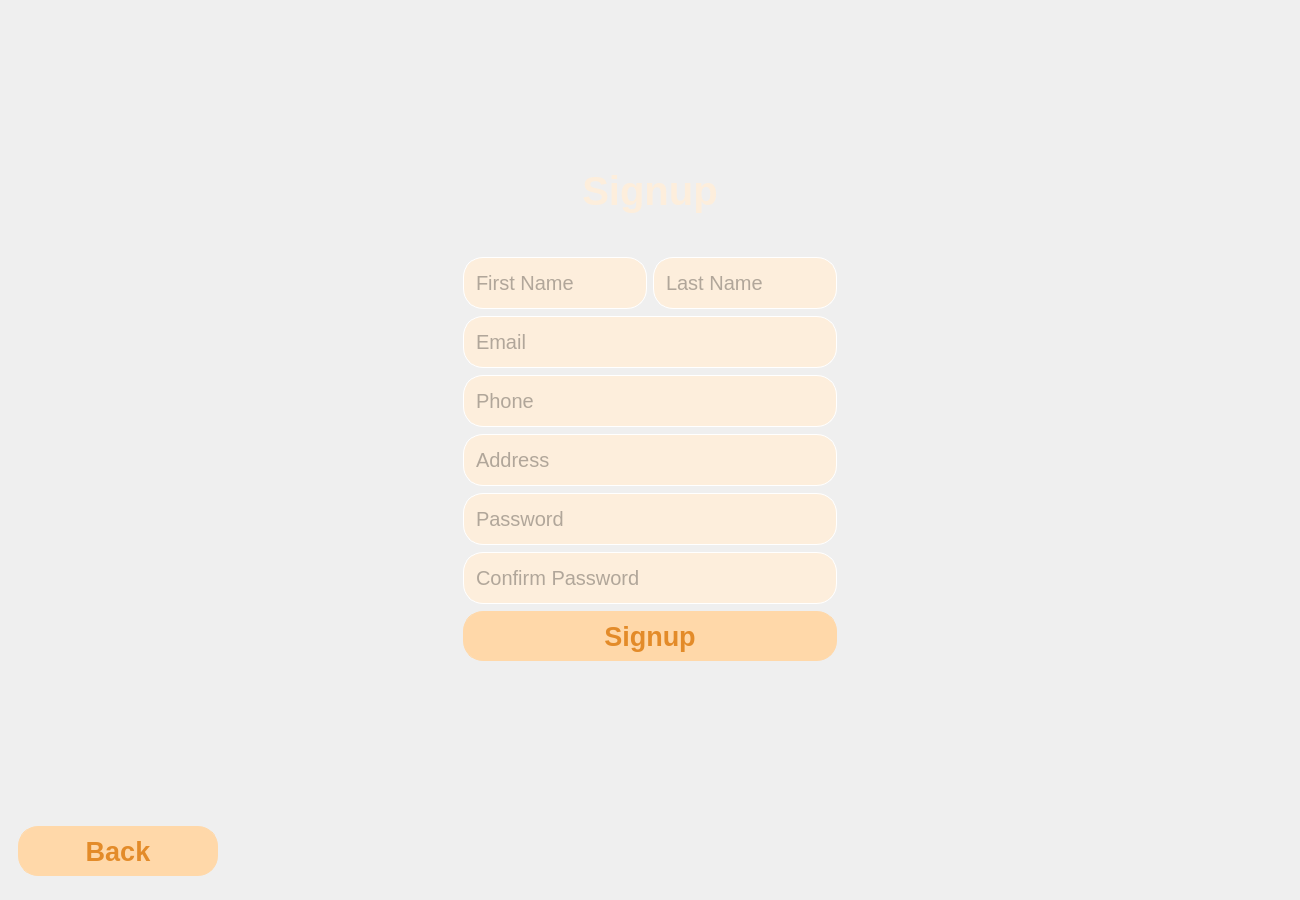
<?xml version="1.0" encoding="UTF-8"?>
<ui version="4.0">
 <class>SignUp</class>
 <widget class="QMainWindow" name="SignUp">
  <property name="geometry">
   <rect>
    <x>0</x>
    <y>0</y>
    <width>1300</width>
    <height>900</height>
   </rect>
  </property>
  <property name="windowTitle">
   <string>MainWindow</string>
  </property>
  <property name="styleSheet">
   <string notr="true"/>
  </property>
  <widget class="QWidget" name="centralwidget">
   <property name="styleSheet">
    <string notr="true">#centralwidget {
    background: qradialgradient(
        cx: 0.5, cy: 0.5,
        fx: 0.5, fy: 0.5,
        radius: 0.5,
        stop: 0.2981 rgba(241, 166, 97, 255),
        stop: 1 rgba(227, 139, 41, 255)
    );
}
QFrame {
    background: transparent;
    border: none;
}
QLineEdit{
	color: rgb(0, 0, 0,0.6);
}</string>
   </property>
   <layout class="QGridLayout" name="gridLayout">
    <item row="1" column="0">
     <widget class="QFrame" name="frame_5">
      <property name="maximumSize">
       <size>
        <width>16777215</width>
        <height>80</height>
       </size>
      </property>
      <property name="styleSheet">
       <string notr="true">QPushButton{
	border: 1px solid #FFD8A9;
    height: 20px;
    background-color: #FFD8A9;
border-radius: 20px;
color:#E38B29;
}

QPushButton:hover{
    background-color: #9c6644;
border: 1px solid #9c6644;
	color:#FFD8A9;
transition: all 0.3s ease-in-out;
}</string>
      </property>
      <property name="frameShape">
       <enum>QFrame::Shape::StyledPanel</enum>
      </property>
      <property name="frameShadow">
       <enum>QFrame::Shadow::Raised</enum>
      </property>
      <layout class="QGridLayout" name="gridLayout_6">
       <property name="rightMargin">
        <number>9</number>
       </property>
       <item row="0" column="0">
        <widget class="QPushButton" name="back">
         <property name="maximumSize">
          <size>
           <width>200</width>
           <height>50</height>
          </size>
         </property>
         <property name="font">
          <font>
           <pointsize>20</pointsize>
           <bold>true</bold>
          </font>
         </property>
         <property name="cursor">
          <cursorShape>PointingHandCursor</cursorShape>
         </property>
         <property name="text">
          <string>Back</string>
         </property>
        </widget>
       </item>
       <item row="0" column="1">
        <widget class="QFrame" name="frame_6">
         <property name="frameShape">
          <enum>QFrame::Shape::StyledPanel</enum>
         </property>
         <property name="frameShadow">
          <enum>QFrame::Shadow::Raised</enum>
         </property>
        </widget>
       </item>
      </layout>
     </widget>
    </item>
    <item row="0" column="0">
     <widget class="QFrame" name="frame_4">
      <property name="frameShape">
       <enum>QFrame::Shape::StyledPanel</enum>
      </property>
      <property name="frameShadow">
       <enum>QFrame::Shadow::Raised</enum>
      </property>
      <layout class="QGridLayout" name="gridLayout_5">
       <item row="0" column="0">
        <widget class="QFrame" name="frame">
         <property name="maximumSize">
          <size>
           <width>410</width>
           <height>550</height>
          </size>
         </property>
         <property name="frameShape">
          <enum>QFrame::Shape::StyledPanel</enum>
         </property>
         <property name="frameShadow">
          <enum>QFrame::Shadow::Raised</enum>
         </property>
         <layout class="QGridLayout" name="gridLayout_2">
          <item row="1" column="0" colspan="2">
           <widget class="QFrame" name="frame_2">
            <property name="styleSheet">
             <string notr="true">QLineEdit{
	height: 50px;
	border-radius: 10px;
	border: 1px solid #fff;
	padding-left:10px;
	background-color: #FDEEDC;

border-radius: 20px;
}

QPushButton{
	border: 1px solid #FFD8A9;
    background-color: #FFD8A9;
border-radius: 20px;
color:#E38B29;
}

QPushButton:hover{
    background-color: #9c6644;
border: 1px solid #9c6644;
	color:#FFD8A9;
transition: all 0.3s ease-in-out;
}</string>
            </property>
            <property name="frameShape">
             <enum>QFrame::Shape::StyledPanel</enum>
            </property>
            <property name="frameShadow">
             <enum>QFrame::Shadow::Raised</enum>
            </property>
            <layout class="QGridLayout" name="gridLayout_3">
             <property name="topMargin">
              <number>9</number>
             </property>
             <item row="0" column="0">
              <widget class="QLineEdit" name="firstName">
               <property name="font">
                <font>
                 <pointsize>15</pointsize>
                </font>
               </property>
               <property name="placeholderText">
                <string>First Name</string>
               </property>
              </widget>
             </item>
             <item row="4" column="0" colspan="2">
              <widget class="QLineEdit" name="password">
               <property name="font">
                <font>
                 <pointsize>15</pointsize>
                </font>
               </property>
               <property name="placeholderText">
                <string>Password</string>
               </property>
              </widget>
             </item>
             <item row="2" column="0" colspan="2">
              <widget class="QLineEdit" name="phone">
               <property name="font">
                <font>
                 <pointsize>15</pointsize>
                </font>
               </property>
               <property name="placeholderText">
                <string>Phone</string>
               </property>
              </widget>
             </item>
             <item row="1" column="0" colspan="2">
              <widget class="QLineEdit" name="email">
               <property name="font">
                <font>
                 <pointsize>15</pointsize>
                </font>
               </property>
               <property name="text">
                <string/>
               </property>
               <property name="placeholderText">
                <string>Email</string>
               </property>
              </widget>
             </item>
             <item row="3" column="0" colspan="2">
              <widget class="QLineEdit" name="address">
               <property name="font">
                <font>
                 <pointsize>15</pointsize>
                </font>
               </property>
               <property name="placeholderText">
                <string>Address</string>
               </property>
              </widget>
             </item>
             <item row="6" column="0" colspan="2">
              <widget class="QPushButton" name="signup">
               <property name="maximumSize">
                <size>
                 <width>16777215</width>
                 <height>50</height>
                </size>
               </property>
               <property name="font">
                <font>
                 <pointsize>20</pointsize>
                 <bold>true</bold>
                </font>
               </property>
               <property name="cursor">
                <cursorShape>PointingHandCursor</cursorShape>
               </property>
               <property name="text">
                <string>Signup</string>
               </property>
              </widget>
             </item>
             <item row="0" column="1">
              <widget class="QLineEdit" name="lastName">
               <property name="font">
                <font>
                 <pointsize>15</pointsize>
                </font>
               </property>
               <property name="placeholderText">
                <string>Last Name</string>
               </property>
              </widget>
             </item>
             <item row="5" column="0" colspan="2">
              <widget class="QLineEdit" name="confirm">
               <property name="font">
                <font>
                 <pointsize>15</pointsize>
                </font>
               </property>
               <property name="placeholderText">
                <string>Confirm Password</string>
               </property>
              </widget>
             </item>
            </layout>
           </widget>
          </item>
          <item row="0" column="0" colspan="2">
           <widget class="QLabel" name="Label">
            <property name="maximumSize">
             <size>
              <width>16777215</width>
              <height>100</height>
             </size>
            </property>
            <property name="font">
             <font>
              <pointsize>30</pointsize>
              <bold>true</bold>
             </font>
            </property>
            <property name="styleSheet">
             <string notr="true">color: #FDEEDC;</string>
            </property>
            <property name="text">
             <string>Signup</string>
            </property>
            <property name="alignment">
             <set>Qt::AlignmentFlag::AlignCenter</set>
            </property>
           </widget>
          </item>
         </layout>
        </widget>
       </item>
      </layout>
     </widget>
    </item>
   </layout>
  </widget>
 </widget>
 <resources/>
 <connections/>
</ui>
